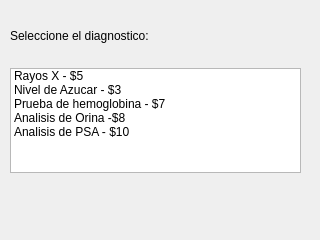
<?xml version="1.0" encoding="UTF-8"?>
<ui version="4.0">
 <class>Diagnosticos</class>
 <widget class="QDialog" name="Diagnosticos">
  <property name="geometry">
   <rect>
    <x>0</x>
    <y>0</y>
    <width>320</width>
    <height>240</height>
   </rect>
  </property>
  <property name="minimumSize">
   <size>
    <width>320</width>
    <height>240</height>
   </size>
  </property>
  <property name="maximumSize">
   <size>
    <width>320</width>
    <height>240</height>
   </size>
  </property>
  <property name="windowTitle">
   <string>Diagnosticos</string>
  </property>
  <widget class="QWidget" name="verticalLayoutWidget">
   <property name="geometry">
    <rect>
     <x>0</x>
     <y>0</y>
     <width>311</width>
     <height>231</height>
    </rect>
   </property>
   <layout class="QVBoxLayout" name="lay_ver_diagnosticos" stretch="1,2,1">
    <property name="leftMargin">
     <number>10</number>
    </property>
    <property name="topMargin">
     <number>10</number>
    </property>
    <property name="rightMargin">
     <number>10</number>
    </property>
    <item>
     <widget class="QLabel" name="lbl_seleccion_diagnosticos">
      <property name="text">
       <string>Seleccione el diagnostico:</string>
      </property>
     </widget>
    </item>
    <item>
     <widget class="QListWidget" name="lst_diagnosticos">
      <item>
       <property name="text">
        <string>Rayos X - $5</string>
       </property>
      </item>
      <item>
       <property name="text">
        <string>Nivel de Azucar - $3</string>
       </property>
      </item>
      <item>
       <property name="text">
        <string>Prueba de hemoglobina - $7</string>
       </property>
      </item>
      <item>
       <property name="text">
        <string>Analisis de Orina -$8</string>
       </property>
      </item>
      <item>
       <property name="text">
        <string>Analisis de PSA - $10</string>
       </property>
      </item>
     </widget>
    </item>
    <item>
     <widget class="QLabel" name="lbl_diagnostico_seleccionado">
      <property name="text">
       <string/>
      </property>
     </widget>
    </item>
   </layout>
  </widget>
 </widget>
 <resources/>
 <connections/>
</ui>
